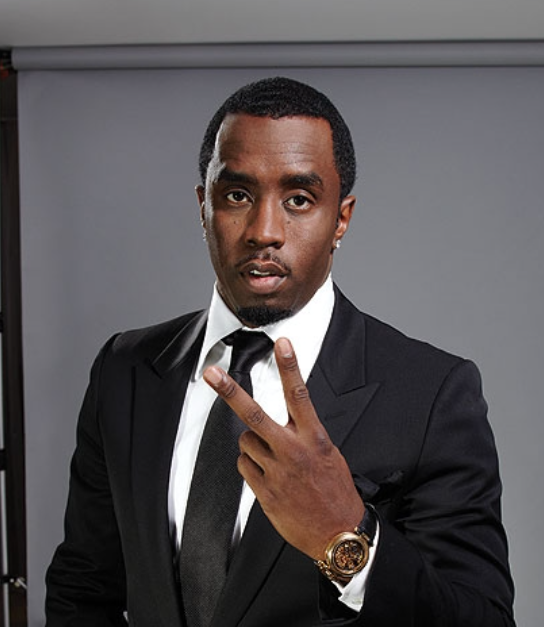
#> input picture image_to_html/diddy.png, 544 x 627 px
$ python transform.py
#> lines starting #> are read from the running program, lines starting #| are printed output that depends on the picture
#!/usr/bin/env python3
"""Image -> HTML table converter.

Standalone program. Loads an image, squashes it to an n x m grid of colors, and
writes an HTML table where each cell is one pixel:
  - index.html    readable, with newlines and indentation (for you to read)
  - optimal.html  the same HTML run through minify() (compact, for email)

Every unique color is defined once as a short CSS class in <style>; each cell
only references that class (<td class="xx">), which keeps the file small when
colors repeat.

Requires Pillow (`pip install pillow`).

Usage:
    python transform.py                    # image.jpg -> 88 x 88
    python transform.py image.png 40 60    # custom file, n=40 rows, m=60 cols
"""

import os
import re
import sys

from PIL import Image

READABLE = "index.html"
OPTIMAL = "optimal.html"

# Per-cell size in pixels — small, so the picture reads as pixels, not a grid.
CELL_X = 8
CELL_Y = 8
BORDER_PX = 0

# Palette size for color quantization. Fewer colors -> fewer CSS rules and more
# cells share a class -> much smaller file. 0 = keep all original colors.
# Gmail clips messages over ~102 KB, so keep optimal.html under that.
COLORS = 64

# Alphabet for short class names: a, b, ..., z, A, ..., Z, aa, ab, ...
_ALPHABET = "abcdefghijklmnopqrstuvwxyzABCDEFGHIJKLMNOPQRSTUVWXYZ"


def class_name(index):
    """Turn an integer index into a short, CSS-safe class name (a, b, ..., aa)."""
    base = len(_ALPHABET)
    name = ""
    index += 1  # shift so index 0 -> "a", not ""
    while index > 0:
        index, rem = divmod(index - 1, base)
        name = _ALPHABET[rem] + name
    return name


def transform_image(path, n, m, colors=COLORS):
    """Load `path`, squash it to m x n, return an n x m grid of '#rrggbb'.

    n = rows (height in cells), m = cols (width in cells). Aspect ratio is not
    preserved — the image is stretched to fill the grid exactly, so pick n and m
    close to the picture's proportions to avoid distortion.

    colors: if > 0, reduce the image to that many colors (quantization) so the
    output HTML is much smaller. 0 keeps every original color.
    """
    img = Image.open(path).convert("RGB")
    # Resize to (width=m, height=n). LANCZOS averages the source region each
    # output pixel covers, giving one representative color per cell.
    small = img.resize((m, n), Image.LANCZOS)
    if colors and colors > 0:
        # Collapse the palette; convert back to RGB so getpixel yields tuples.
        small = small.quantize(colors=colors, method=Image.FASTOCTREE).convert("RGB")

    grid = []
    for row in range(n):
        cells = []
        for col in range(m):
            r, g, b = small.getpixel((col, row))
            cells.append(f"#{r:02x}{g:02x}{b:02x}")
        grid.append(cells)
    return grid


def build_table(grid):
    """Render a color grid to (style_css, table_html, n_colors)."""
    color_to_class = {}   # color hex -> class name
    rows = ["<table>", "  <tbody>"]
    for grid_row in grid:
        cells = []
        for color in grid_row:
            if color not in color_to_class:
                color_to_class[color] = class_name(len(color_to_class))
            cells.append(f'<td class="{color_to_class[color]}"></td>')
        rows.append("    <tr>" + "".join(cells) + "</tr>")
    rows.append("  </tbody>")
    rows.append("</table>")
    table_html = "\n".join(rows)

    css_lines = [
        "table { border-collapse: collapse; }",
        f"td {{ width: {CELL_X}px; height: {CELL_Y}px; padding: 0; "
        f"border: {BORDER_PX}px solid #e5e7eb; }}",
    ]
    for color, cls in color_to_class.items():
        css_lines.append(f".{cls} {{ background: {color}; }}")
    style_css = "\n".join(css_lines)

    return style_css, table_html, len(color_to_class)


def build_page_from_grid(grid, title):
    """Build a readable HTML document from a color grid. Returns (html, n_colors)."""
    style_css, table, n_colors = build_table(grid)
    html = f"""<!DOCTYPE html>
<html lang="en">
<head>
<meta charset="UTF-8">
<title>{title}</title>
<style>
{style_css}
</style>
</head>
<body>
{table}
</body>
</html>
"""
    return html, n_colors


def minify(html):
    """Shrink the HTML as far as still renders correctly, for small emails.

    Beyond stripping whitespace, this drops the optional </td> tag (the big win:
    one per cell) and unquotes letter-only class values, so <td class="a"></td>
    becomes <td class=a>. It KEEPS </tr>: email clients rely on it to break rows,
    and without it every cell collapses onto a single line. Dropping </tr> would
    only save a few bytes per row anyway, so it is never worth the risk.
    """
    html = re.sub(r"\n\s*", "", html)             # drop newlines + indentation
    html = re.sub(r">\s+<", "><", html)           # collapse whitespace between tags
    html = re.sub(r'class="([A-Za-z]+)"', r"class=\1", html)  # unquote class
    html = html.replace("</td>", "")              # drop optional per-cell close
    return html


def write_pages(grid, title):
    """Write index.html (readable) and optimal.html (minified) from a grid."""
    html, n_colors = build_page_from_grid(grid, title)
    with open(READABLE, "w", encoding="utf-8") as f:
        f.write(html)
    optimal_html = minify(html)
    with open(OPTIMAL, "w", encoding="utf-8") as f:
        f.write(optimal_html)
    return html, optimal_html, n_colors


def main():
    path = sys.argv[1] if len(sys.argv) > 1 else "diddy.png"
    n = int(sys.argv[2]) if len(sys.argv) > 2 else 88
    m = int(sys.argv[3]) if len(sys.argv) > 3 else 88

    grid = transform_image(path, n, m)
#> in transform_image, `small = img.resize((m, n), Image.LANCZOS)`:
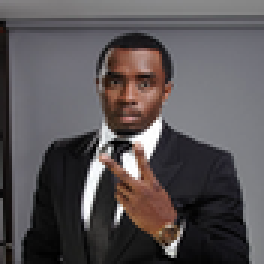
#> small: PIL image 88x88 RGB (shown 3 times larger); mean R, G, B 88.5, 83.3, 85
#> after the loop in transform_image, `for row in range(n):`: grid = 88 items
#> grid = 88 items
    # Page title = the image's name without its extension (e.g. diddy.png -> diddy).
    title = os.path.splitext(os.path.basename(path))[0]
    html, optimal_html, n_colors = write_pages(grid, title)
#> the loop in build_table, `for grid_row in grid:` made 88 passes
#> after the loop in build_table, `for grid_row in grid:`: color_to_class = 64 items; rows = 90 items
#> the loop in build_table, `for color, cls in color_to_class.items():` made 64 passes
#> (color, cls) on passes 1 to 12: ('#807e80', 'a'), ('#838386', 'b'), ('#946e61', 'c'), ('#74747a', 'd'), ('#66656b', 'e'), ('#6c5851', 'f'), ('#7f807f', 'g'), ('#7b7c82', 'h'), ('#706e75', 'i'), ('#6c6c73', 'j'), ('#5e6063', 'k'), ('#56555a', 'l')
#> after the loop in build_table, `for color, cls in color_to_class.items():`: css_lines = 66 items
#> in build_page_from_grid, `style_css, table, n_colors = build_table(grid)`: n_colors = 64
#> n_colors = 64

    opt_kb = len(optimal_html.encode("utf-8")) / 1024
#> opt_kb = 93.82
    gmail = "OK for Gmail" if opt_kb < 100 else "TOO BIG — Gmail will clip (>100 KB)"
#> gmail = 'OK for Gmail'
    print(f"{path} -> {n} rows x {m} cols ({n * m} cells), "
          f"{n_colors} unique colors (COLORS={COLORS})")
#| diddy.png -> 88 rows x 88 cols (7744 cells), 64 unique colors (COLORS=64)
    print(f"  {READABLE}: {len(html)} bytes (readable)")
#|   index.html: 150805 bytes (readable)
    print(f"  {OPTIMAL}: {opt_kb:.1f} KB (minified) — {gmail}")
#|   optimal.html: 93.8 KB (minified) — OK for Gmail


if __name__ == "__main__":
    main()

$ run again, with image_to_html/marcin.jpg saved as image_to_html/diddy.png
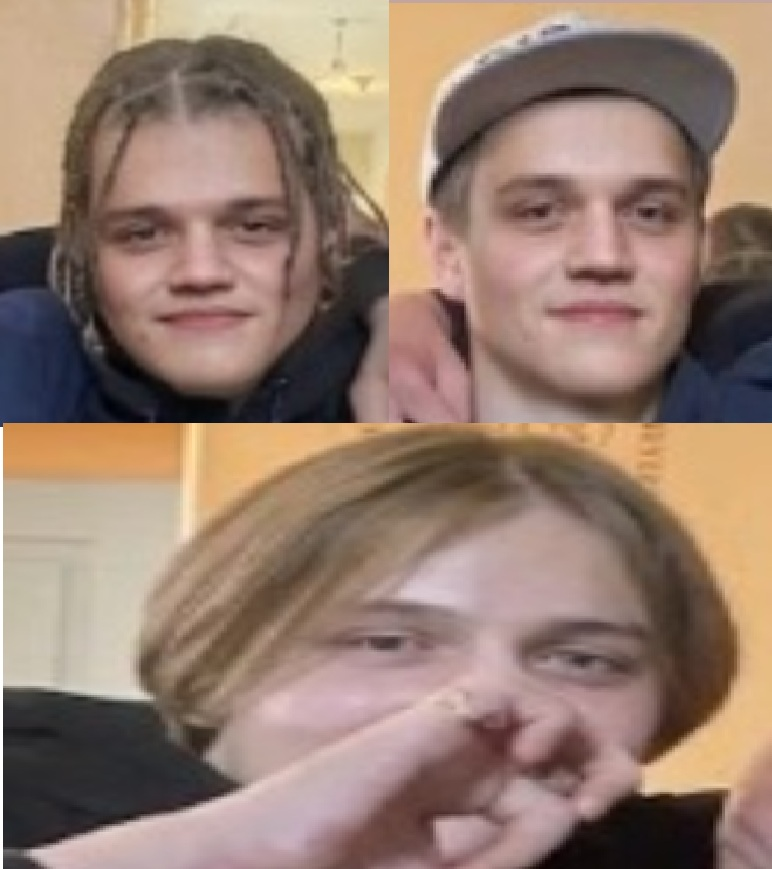
#> input picture image_to_html/marcin.jpg, 772 x 869 px
#> in transform_image, img is the input picture: PIL image 772x869 RGB; mean R, G, B 149.7, 125.1, 111.2
#> in transform_image, `small = img.resize((m, n), Image.LANCZOS)`:
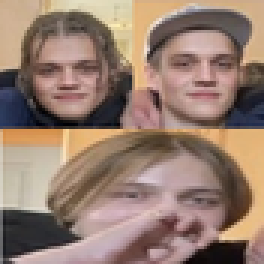
#> small: PIL image 88x88 RGB (shown 3 times larger); mean R, G, B 149.7, 125, 111.1
#> in transform_image, `small = small.quantize(colors=colors, method=Image.FASTOCTREE).convert..`:
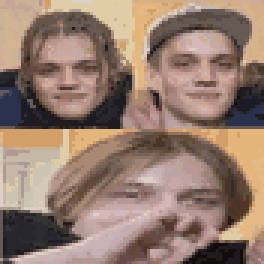
#> small: PIL image 88x88 RGB (shown 3 times larger); mean R, G, B 149.1, 124.5, 110.6
#> after the loop in transform_image, `for row in range(n):`: grid = 88 items
#> the loop in build_table, `for grid_row in grid:` made 88 passes
#> after the loop in build_table, `for grid_row in grid:`: color_to_class = 64 items; rows = 90 items
#> the loop in build_table, `for color, cls in color_to_class.items():` made 64 passes
#> (color, cls) on passes 1 to 8: ('#d0ac99', 'a'), ('#c7a697', 'b'), ('#cbb295', 'c'), ('#ae9993', 'd'), ('#d39f69', 'e'), ('#dfcda7', 'f'), ('#ddcec6', 'g'), ('#d2b494', 'h')
#> after the loop in build_table, `for color, cls in color_to_class.items():`: css_lines = 66 items
#> in build_page_from_grid, `style_css, table, n_colors = build_table(grid)`: n_colors = 64
#> opt_kb = 94.16
#> gmail = 'OK for Gmail'
#| diddy.png -> 88 rows x 88 cols (7744 cells), 64 unique colors (COLORS=64)
#|   index.html: 151151 bytes (readable)
#|   optimal.html: 94.2 KB (minified) — OK for Gmail
